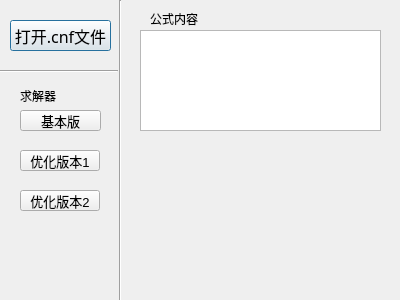
<?xml version="1.0" encoding="UTF-8"?>
<ui version="4.0">
 <class>cnf_solver</class>
 <widget class="QDialog" name="cnf_solver">
  <property name="geometry">
   <rect>
    <x>0</x>
    <y>0</y>
    <width>400</width>
    <height>300</height>
   </rect>
  </property>
  <property name="minimumSize">
   <size>
    <width>400</width>
    <height>300</height>
   </size>
  </property>
  <property name="windowTitle">
   <string>Dialog</string>
  </property>
  <widget class="QPushButton" name="pushBtn_opencnf">
   <property name="geometry">
    <rect>
     <x>10</x>
     <y>20</y>
     <width>101</width>
     <height>31</height>
    </rect>
   </property>
   <property name="font">
    <font>
     <family>Adobe Arabic</family>
     <pointsize>12</pointsize>
    </font>
   </property>
   <property name="text">
    <string>打开.cnf文件</string>
   </property>
  </widget>
  <widget class="QPushButton" name="pushBtn_solver_basic">
   <property name="geometry">
    <rect>
     <x>20</x>
     <y>110</y>
     <width>81</width>
     <height>21</height>
    </rect>
   </property>
   <property name="font">
    <font>
     <family>Adobe Arabic</family>
     <pointsize>10</pointsize>
    </font>
   </property>
   <property name="text">
    <string>基本版</string>
   </property>
  </widget>
  <widget class="Line" name="line">
   <property name="geometry">
    <rect>
     <x>0</x>
     <y>70</y>
     <width>118</width>
     <height>3</height>
    </rect>
   </property>
   <property name="orientation">
    <enum>Qt::Horizontal</enum>
   </property>
  </widget>
  <widget class="Line" name="line_2">
   <property name="geometry">
    <rect>
     <x>110</x>
     <y>0</y>
     <width>20</width>
     <height>301</height>
    </rect>
   </property>
   <property name="sizePolicy">
    <sizepolicy hsizetype="Fixed" vsizetype="Expanding">
     <horstretch>0</horstretch>
     <verstretch>0</verstretch>
    </sizepolicy>
   </property>
   <property name="orientation">
    <enum>Qt::Vertical</enum>
   </property>
  </widget>
  <widget class="QLabel" name="label">
   <property name="geometry">
    <rect>
     <x>20</x>
     <y>80</y>
     <width>51</width>
     <height>31</height>
    </rect>
   </property>
   <property name="font">
    <font>
     <pointsize>9</pointsize>
    </font>
   </property>
   <property name="text">
    <string>求解器</string>
   </property>
  </widget>
  <widget class="QPushButton" name="pushBtn_solver_v1">
   <property name="geometry">
    <rect>
     <x>20</x>
     <y>150</y>
     <width>80</width>
     <height>21</height>
    </rect>
   </property>
   <property name="font">
    <font>
     <pointsize>10</pointsize>
    </font>
   </property>
   <property name="text">
    <string>优化版本1</string>
   </property>
  </widget>
  <widget class="QPushButton" name="pushButton_2">
   <property name="geometry">
    <rect>
     <x>20</x>
     <y>190</y>
     <width>80</width>
     <height>21</height>
    </rect>
   </property>
   <property name="font">
    <font>
     <pointsize>10</pointsize>
    </font>
   </property>
   <property name="text">
    <string>优化版本2</string>
   </property>
  </widget>
  <widget class="QTextBrowser" name="cnfBrowser">
   <property name="geometry">
    <rect>
     <x>140</x>
     <y>30</y>
     <width>241</width>
     <height>101</height>
    </rect>
   </property>
  </widget>
  <widget class="QLabel" name="label_2">
   <property name="geometry">
    <rect>
     <x>150</x>
     <y>10</y>
     <width>81</width>
     <height>18</height>
    </rect>
   </property>
   <property name="font">
    <font>
     <pointsize>9</pointsize>
    </font>
   </property>
   <property name="text">
    <string>公式内容</string>
   </property>
  </widget>
 </widget>
 <resources/>
 <connections/>
</ui>
